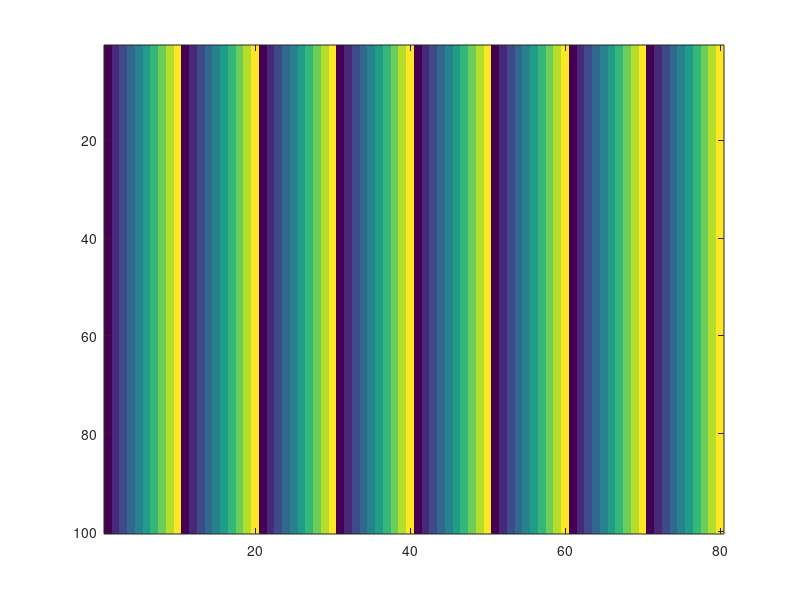

This figure's MATLAB source: (Note: this script raises an error after producing the figure.)

%% messing with tensors

nx = 10;
ny = 8;
nT = 100;

x = 1:nx;
y = 1:ny;

[xx, yy, tt] = ndgrid(x, y, 1:nT);

%%
figure(11); clf

M = nan(nT, nx*ny);
for ii = 1:nT
   M(ii,:) = reshape(xx(:,:,ii), [1 nx*ny]);
%    M(ii,:) = reshape(xx(:,:,ii), [nx*ny 1])';
end

imagesc(M)
%%
    

Xreshape = reshape(xx, [nx*nx 1]);
Xfull = reshape(Xreshape, [nx nx]);